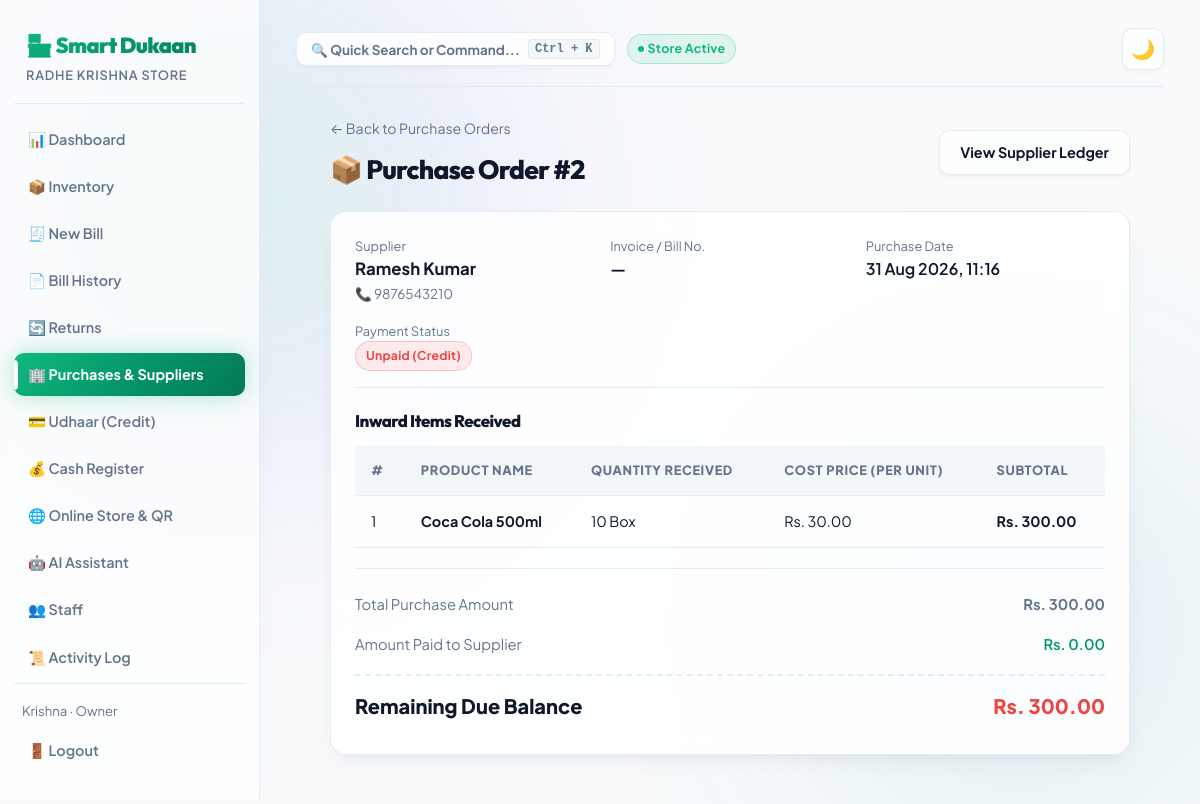
The app's page /purchases/2/ (signed in) with its own data.
### accounts/models.py (models this page shows, shortened)
class Profile(models.Model):
    ROLE_CHOICES = (
        ("owner", "Owner"),
        ("staff", "Staff"),
    )
    user = models.OneToOneField(User, on_delete=models.CASCADE, related_name="profile")
    shop = models.ForeignKey(Shop, on_delete=models.CASCADE, related_name="staff_members", null=True, blank=True)
    role = models.CharField(max_length=10, choices=ROLE_CHOICES, default="owner")
    phone = models.CharField(max_length=15, blank=True)

class Shop(models.Model):
    name = models.CharField(max_length=150)
    address = models.CharField(max_length=255, blank=True)
    owner = models.ForeignKey(User, on_delete=models.CASCADE, related_name="owned_shops")
    upi_id = models.CharField(max_length=100, blank=True, default="shopkeeper@upi", help_text="UPI ID for on-screen QR Code payments")
    created_at = models.DateTimeField(auto_now_add=True)

### purchases/models.py (models this page shows, shortened)
class Purchase(models.Model):
    STATUS_CHOICES = (
        ("paid", "Fully Paid"),
        ("partial", "Partially Paid"),
        ("pending", "Pending (Credit)"),
    )
    shop = models.ForeignKey(Shop, on_delete=models.CASCADE, related_name="purchases")
    supplier = models.ForeignKey(Supplier, on_delete=models.CASCADE, related_name="purchases")
    invoice_no = models.CharField(max_length=80, blank=True)
    total_amount = models.DecimalField(max_digits=12, decimal_places=2, default=0)
    paid_amount = models.DecimalField(max_digits=12, decimal_places=2, default=0)
    payment_status = models.CharField(max_length=20, choices=STATUS_CHOICES, default="paid")
    date = models.DateTimeField(auto_now_add=True)
    notes = models.TextField(blank=True)
    class Meta:
        ordering = ["-date"]
    @property
    def due_amount(self):
        return max(0, float(self.total_amount) - float(self.paid_amount))

class Supplier(models.Model):
    shop = models.ForeignKey(Shop, on_delete=models.CASCADE, related_name="suppliers")
    name = models.CharField(max_length=150)
    company_name = models.CharField(max_length=180, blank=True)
    phone = models.CharField(max_length=20)
    email = models.EmailField(blank=True)
    address = models.TextField(blank=True)
    balance_owed = models.DecimalField(max_digits=12, decimal_places=2, default=0)
    created_at = models.DateTimeField(auto_now_add=True)
    class Meta:
        ordering = ["name"]

class PurchaseItem(models.Model):
    purchase = models.ForeignKey(Purchase, on_delete=models.CASCADE, related_name="items")
    product = models.ForeignKey(Product, on_delete=models.CASCADE, related_name="purchase_items")
    quantity = models.IntegerField()
    unit_cost = models.DecimalField(max_digits=10, decimal_places=2)
    subtotal = models.DecimalField(max_digits=12, decimal_places=2)

### inventory/models.py (models this page shows, shortened)
class Product(models.Model):
    UNIT_CHOICES = (
        ("pcs", "Pieces"),
        ("kg", "Kilogram"),
        ("g", "Gram"),
        ("l", "Litre"),
        ("ml", "Millilitre"),
        ("box", "Box"),
        ("packet", "Packet"),
    )
    shop = models.ForeignKey(Shop, on_delete=models.CASCADE, related_name="products")
    name = models.CharField(max_length=150)
    category = models.CharField(max_length=80, blank=True)
    cost_price = models.DecimalField(max_digits=10, decimal_places=2, default=0)
    selling_price = models.DecimalField(max_digits=10, decimal_places=2)
    stock_qty = models.IntegerField(default=0)
    unit = models.CharField(max_length=10, choices=UNIT_CHOICES, default="pcs")
    low_stock_threshold = models.IntegerField(default=10)
    expiry_date = models.DateField(null=True, blank=True)
    created_at = models.DateTimeField(auto_now_add=True)
    updated_at = models.DateTimeField(auto_now=True)
    class Meta:
        ordering = ["name"]

### purchases/views.py (the view)
# urls.py: path("<int:purchase_id>/", views.purchase_detail, name="purchase_detail"),
@login_required
def purchase_detail(request, purchase_id):
    shop = request.user.profile.shop
    purchase = get_object_or_404(Purchase, id=purchase_id, shop=shop)
    return render(request, "purchases/purchase_detail.html", {"purchase": purchase})

### templates/purchases/purchase_detail.html (shortened to what this page needs)
{% extends "base.html" %}
{% block content %}
<div style="max-width:800px; margin:0 auto;">
  <div style="margin-bottom:20px; display:flex; justify-content:space-between; align-items:center;">
    <div>
      <a href="{% url 'purchases:purchase_list' %}" style="color:var(--text-muted); font-size:0.88rem;">← Back to Purchase Orders</a>
      <h2 style="margin-top:8px;">📦 Purchase Order #{{ purchase.id }}</h2>
    </div>
    <div>
      <a href="{% url 'purchases:supplier_detail' purchase.supplier.id %}" class="btn">View Supplier Ledger</a>
    </div>
  </div>
  <div class="card" style="margin-bottom:24px;">
    <div style="display:grid; grid-template-columns:repeat(auto-fit, minmax(180px, 1fr)); gap:16px; margin-bottom:20px; padding-bottom:16px; border-bottom:1px solid var(--border);">
      <div>
        <div style="font-size:0.8rem; color:var(--text-muted);">Supplier</div>
        <div style="font-weight:700; font-size:1.05rem;">{{ purchase.supplier.name }}</div>
        <div style="font-size:0.84rem; color:var(--text-muted);">📞 {{ purchase.supplier.phone }}</div>
      </div>
      <div>
        <div style="font-size:0.8rem; color:var(--text-muted);">Invoice / Bill No.</div>
        <div style="font-weight:700;">{{ purchase.invoice_no|default:"—" }}</div>
      </div>
      <div>
        <div style="font-size:0.8rem; color:var(--text-muted);">Purchase Date</div>
        <div style="font-weight:600;">{{ purchase.date|date:"d M Y, H:i" }}</div>
      </div>
      <div>
        <div style="font-size:0.8rem; color:var(--text-muted);">Payment Status</div>
        <div>
          {% if purchase.payment_status == 'paid' %}
          <span class="badge badge-success">Fully Paid</span>
          {% elif purchase.payment_status == 'partial' %}
          <span class="badge badge-danger">Partially Paid</span>
          {% else %}
          <span class="badge badge-danger">Unpaid (Credit)</span>
          {% endif %}
        </div>
      </div>
    </div>
    <h3 style="margin-bottom:12px; font-size:1.05rem;">Inward Items Received</h3>
    <table>
      <thead>
        <tr>
          <th>#</th>
          <th>Product Name</th>
          <th>Quantity Received</th>
          <th>Cost Price (Per Unit)</th>
          <th>Subtotal</th>
        </tr>
      </thead>
      <tbody>
        {% for item in purchase.items.all %}
        <tr>
          <td>{{ forloop.counter }}</td>
          <td><strong>{{ item.product.name }}</strong></td>
          <td>{{ item.quantity }} {{ item.product.get_unit_display }}</td>
          <td>Rs. {{ item.unit_cost|floatformat:2 }}</td>
          <td><strong>Rs. {{ item.subtotal|floatformat:2 }}</strong></td>
        </tr>
        {% endfor %}
      </tbody>
    </table>
    <div style="margin-top:20px; border-top:1px solid var(--border); padding-top:16px;">
      <div class="summary-row">
        <span>Total Purchase Amount</span>
        <strong>Rs. {{ purchase.total_amount|floatformat:2 }}</strong>
      </div>
      <div class="summary-row">
        <span>Amount Paid to Supplier</span>
        <span style="color:var(--primary); font-weight:600;">Rs. {{ purchase.paid_amount|floatformat:2 }}</span>
      </div>
      <div class="summary-row total">
        <span>Remaining Due Balance</span>
        <span style="color:var(--danger);">Rs. {{ purchase.due_amount|floatformat:2 }}</span>
      </div>
    </div>
  </div>
</div>
{% endblock %}

### templates/base.html (shortened to what this page needs)
{% load static %}
<!DOCTYPE html>
<html lang="en">
<head>
  <link rel="stylesheet" href="{% static 'css/style.css' %}?v=4">
</head>
<body>
  {% if user.is_authenticated %}
  <div class="app-shell">
    <aside class="sidebar">
      <div class="brand">🏪 Smart Dukaan</div>
      <div class="brand-sub">{{ user.profile.shop.name }}</div>
      <a href="{% url 'dashboard:home' %}" class="nav-link {% if request.resolver_match.url_name == 'home' %}active{% endif %}">📊 Dashboard</a>
      <a href="{% url 'inventory:product_list' %}" class="nav-link {% if 'inventory' in request.path %}active{% endif %}">📦 Inventory</a>
      <a href="{% url 'billing:bill_create' %}" class="nav-link {% if request.path == '/billing/new/' %}active{% endif %}">🧾 New Bill</a>
      <a href="{% url 'billing:bill_list' %}" class="nav-link {% if request.path == '/billing/' %}active{% endif %}">📄 Bill History</a>
      <a href="{% url 'billing:bill_return_list' %}" class="nav-link {% if 'returns' in request.path or 'return' in request.path %}active{% endif %}">🔄 Returns</a>
      <a href="{% url 'purchases:supplier_list' %}" class="nav-link {% if 'purchases' in request.path %}active{% endif %}">🏢 Purchases & Suppliers</a>
      <a href="{% url 'udhaar:customer_list' %}" class="nav-link {% if 'udhaar' in request.path %}active{% endif %}">💳 Udhaar (Credit)</a>
      <a href="{% url 'billing:cash_register' %}" class="nav-link {% if 'cash-register' in request.path %}active{% endif %}">💰 Cash Register</a>
      {% if user.profile.shop %}
      <a href="{% url 'dashboard:store_qr_standee' user.profile.shop.id %}" class="nav-link {% if 'qr' in request.path %}active{% endif %}">🌐 Online Store & QR</a>
      {% endif %}
      <a href="{% url 'dashboard:ai_chat' %}" class="nav-link {% if 'assistant' in request.path %}active{% endif %}">🤖 AI Assistant</a>
      {% if user.profile.role == 'owner' %}
      <a href="{% url 'accounts:staff_list' %}" class="nav-link {% if 'staff' in request.path %}active{% endif %}">👥 Staff</a>
      <a href="{% url 'accounts:audit_log' %}" class="nav-link {% if 'audit-log' in request.path %}active{% endif %}">📜 Activity Log</a>
      {% endif %}
      <div class="sidebar-footer">
        <div style="font-size:0.82rem; color:var(--text-muted); padding: 0 8px 8px;">{{ user.first_name|default:user.username }} · {{ user.profile.role|title }}</div>
        <a href="{% url 'accounts:logout' %}" class="nav-link">🚪 Logout</a>
      </div>
    </aside>
    <main class="main">
      <div class="topbar">
        <div style="display:flex; align-items:center; gap:12px;">
          <button type="button" id="btn-command-palette-trigger" class="btn" style="padding:6px 14px; font-size:0.84rem; display:flex; align-items:center; gap:8px; background:var(--surface); border:1px solid var(--border); color:var(--text-muted); cursor:pointer;">
            <span>🔍 Quick Search or Command...</span>
            <kbd style="padding:2px 6px; font-size:0.75rem; background:var(--surface-hover); border:1px solid var(--border); border-radius:4px;">Ctrl + K</kbd>
          </button>
          <span class="badge badge-success" style="font-size:0.78rem; display:inline-flex; align-items:center; gap:4px;">
            <span style="width:6px; height:6px; border-radius:50%; background:#10b981; display:inline-block;"></span> Store Active
          </span>
        </div>
        <button class="theme-toggle" id="theme-toggle-btn" title="Toggle dark/light mode">🌙</button>
      </div>
      {% block content %}{% endblock %}
    </main>
  </div>
  {% endif %}
</body>
</html>

### records on screen
Purchase: id "2", supplier.name "Ramesh Kumar", supplier.phone "9876543210", invoice_no "—", date "31 Aug 2026, 11:16", total_amount "300.00", paid_amount "0.00", due_amount "300.00"
PurchaseItem: product.name "Coca Cola 500ml", quantity "10", product.unit "Box", unit_cost "30.00", subtotal "300.00"

### other values on screen
{{ user.profile.shop.name }} "RADHE KRISHNA STORE"
{{ user.first_name|default:user.username }} "Krishna"
{{ user.profile.role|title }} "Owner"
